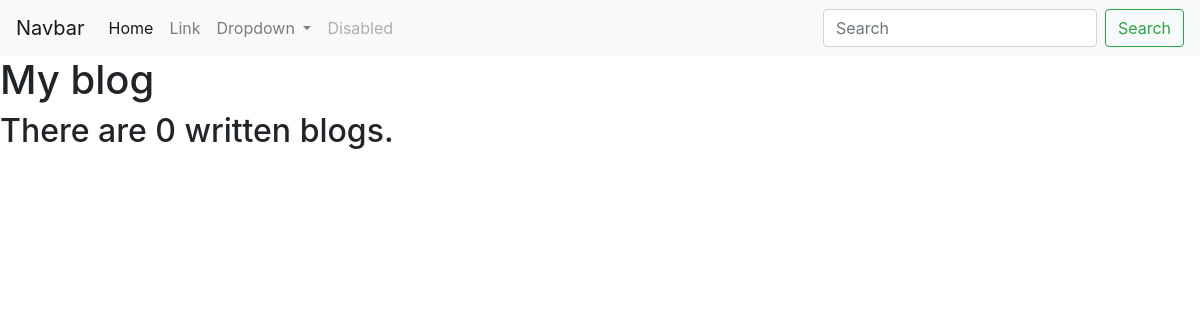
Page /blog/ on the earlier database version.
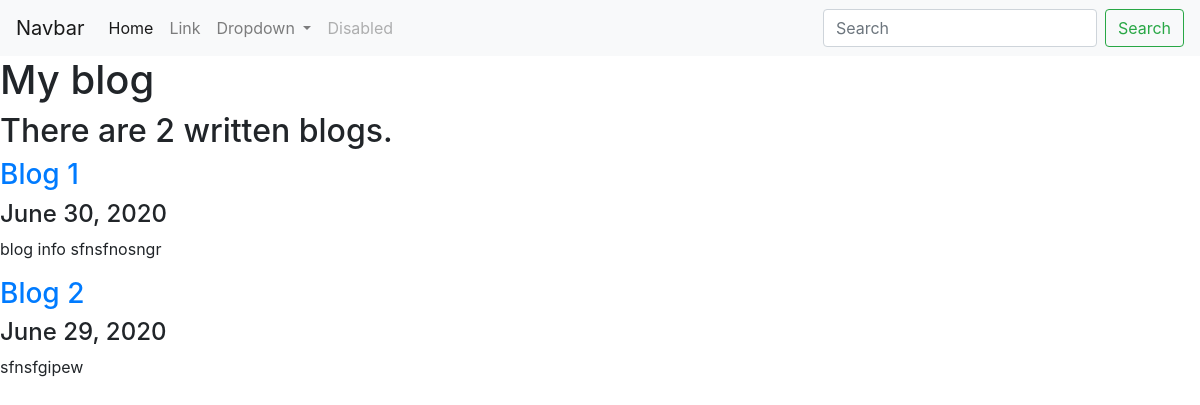
Same page on the later database version.
### blog/models.py (models this page shows, shortened)
class Blog(models.Model):
    title = models.CharField(max_length=200)
    description = models.TextField()
    date = models.DateField()

### blog/views.py (the view)
# urls.py: path('', views.all_blogs, name='all_blogs'),
def all_blogs(request):
    blogs = Blog.objects.order_by('-date') #[:5]
    return render(request, 'blog/all_blogs.html', {'blogs':blogs})

### blog/templates/blog/all_blogs.html
{% extends 'portfolio/base.html' %}
{% block content %}
<h1>My blog</h1>
<h2>There are {{blogs.count }} written blog{{ blogs.count|pluralize }}.</h2>
{% for blog in blogs %}
<a href="{% url 'blog:detail' blog.id %}"><h3>{{ blog.title }}</h3></a>
<h4>{{ blog.date}} </h4>
<p>{{ blog.description|striptags|truncatechars:100 }}</p>
{% endfor %}
{% endblock %}

Differences in the rows shown:
added Blog: title "Blog 1", date "June 30, 2020", description "blog info sfnsfnosngr"
added Blog: title "Blog 2", date "June 29, 2020", description "sfnsfgipew"
Other differences:
{{ blogs.count }}: "0" → "2"
